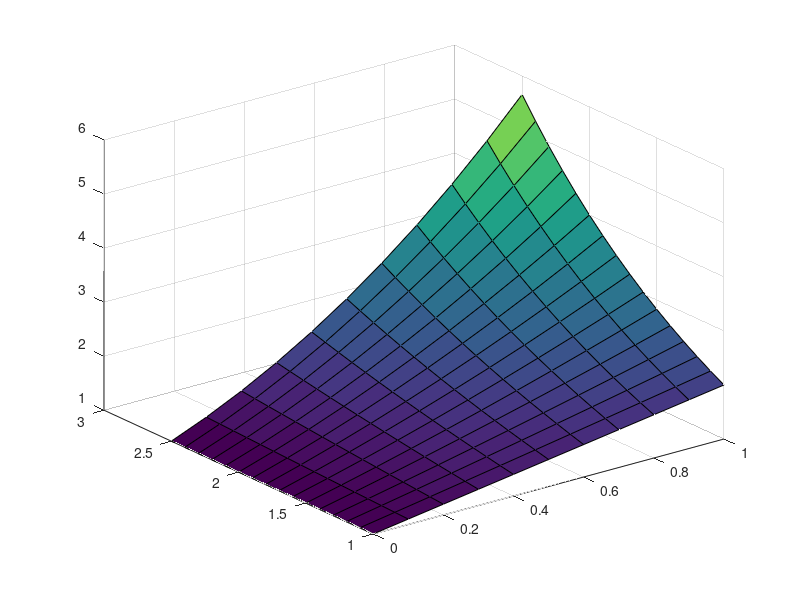

Source code (MATLAB): (Note: this script raises an error after producing the figure.)
% SIP OBJECTIVE FUNCTION
objfun = @(x) x(7);
w1 = 0:0.1:1;
w2 = 1:0.1:2.5;
[W1, W2] = meshgrid(w1, w2);

% d(w): target function
d = (1 + W1).^W2;
surf(W1, W2, d); 
hold on;

x = [0.0000    1.0000   -1.1706    0.3176   -1.8111    0.9539    0.1471    2.1799   -0.4525   -0.4352         0]
x = [0.3309    1.0689   -0.5097    0.0733    2.4961   -1.8813    0.0366   -2.0208    1.5337    0.8357         0]
x = [0.3651    1.0000   -0.4667    0.0650    2.5107   -1.9049    0.0536   -2.0308    1.5325    0.8389    0.0366]
x = [0.0506    1.5327    0.8398    0.0626   -1.9007   -2.0342   -0.4544    2.5117    0.9804    0.3749    0.0366]
x = [0.3651    1.0000   -0.4667    0.0650    2.5107   -1.9049    0.0536   -2.0308    1.5325    0.8389    0.0366] % F2
x = [0.3651    1.0000   -0.4667    0.0650    2.5107   -1.9049    0.0536   -2.0308    1.5325    0.8389    0.0366] % F2
x = [0.0506    1.5327    0.8398    0.0626   -1.9007   -2.0342   -0.4544    2.5117    0.9804    0.3749    0.0366] % F
x = [0.0034    1.5359    0.8516    0.0295   -1.8358   -2.0786   -0.2850    2.5236    0.7099    0.5087    0.0369]
F = Fn(x(1:10), W1, W2);
mesh(W1, W2, F);

function apprxval = Fn(x, W1, W2)
    disp('ok')
    pows = getpows(3);
    [c, r] = size(W1);
    apprxval = zeros(c, r);
    for i = 1:length(x)
        p1 = pows(1, i);
        p2 = pows(2, i);

        if p1 ~= 0 && p2 ~= 0
            apprxval = apprxval + x(i).*(W1.^pows(1, i)).*(W2.^pows(2, i));
        elseif p1 == 0
            apprxval = apprxval + x(i).*(W2.^pows(2, i));
        elseif p2 == 0
            apprxval = apprxval + x(i).*(W1.^pows(1, i));
        else 
            apprxval = apprxval + x(i);
        end
    end

end

function pows = getpows(d)
    if (d == 0)
        pows = zeros(2, 1);
        return;
    end
    pows = [zeros(2, d + 1), getpows(d - 1)];

    half = ceil(d/2);
    for i = 0:(half-1)
        % add (x^a)*(x^b)
        pows(1, i + 1) = d - i;
        pows(2, i + 1) = i;
        % add (x^b)*(x^a)
        pows(1, d - i + 1) = i;
        pows(2, d - i + 1) = d - i;
    end
    if rem(d, 2) == 0
        pows(1, half + 1) = half; 
        pows(2, half + 1) = half;
    end
end

